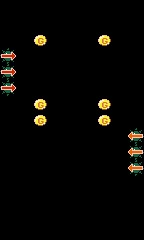

A level layout from a 2D game, rendered from its tile map. Below: a short description, then the map file with its tile-grid data intact:
An orthogonal 9x15 tile map with 16x16 px tiles, 1 tile layer (map).

<map version="1.0" orientation="orthogonal" renderorder="right-down" width="9" height="15" tilewidth="16" tileheight="16" nextobjectid="1">
 <tileset firstgid="1" name="tileset" tilewidth="16" tileheight="16" tilecount="64" columns="8">
  <image source="tileset.png" width="128" height="128" />
 </tileset>
 <layer name="map" width="9" height="15">
  <data encoding="csv">
0,0,0,0,0,0,0,0,0,
0,0,0,0,0,0,0,0,0,
0,0,25,0,0,0,25,0,0,
3,0,0,0,0,0,0,0,0,
3,0,0,0,0,0,0,0,0,
3,0,0,0,0,0,0,0,0,
0,0,25,0,0,0,25,0,0,
0,0,25,0,0,0,25,0,0,
0,0,0,0,0,0,0,0,2,
0,0,0,0,0,0,0,0,2,
0,0,0,0,0,0,0,0,2,
0,0,0,0,0,0,0,0,0,
0,0,0,0,0,0,0,0,0,
0,0,0,0,0,0,0,0,0,
0,0,0,0,0,0,0,0,0
</data>
 </layer>
</map>
